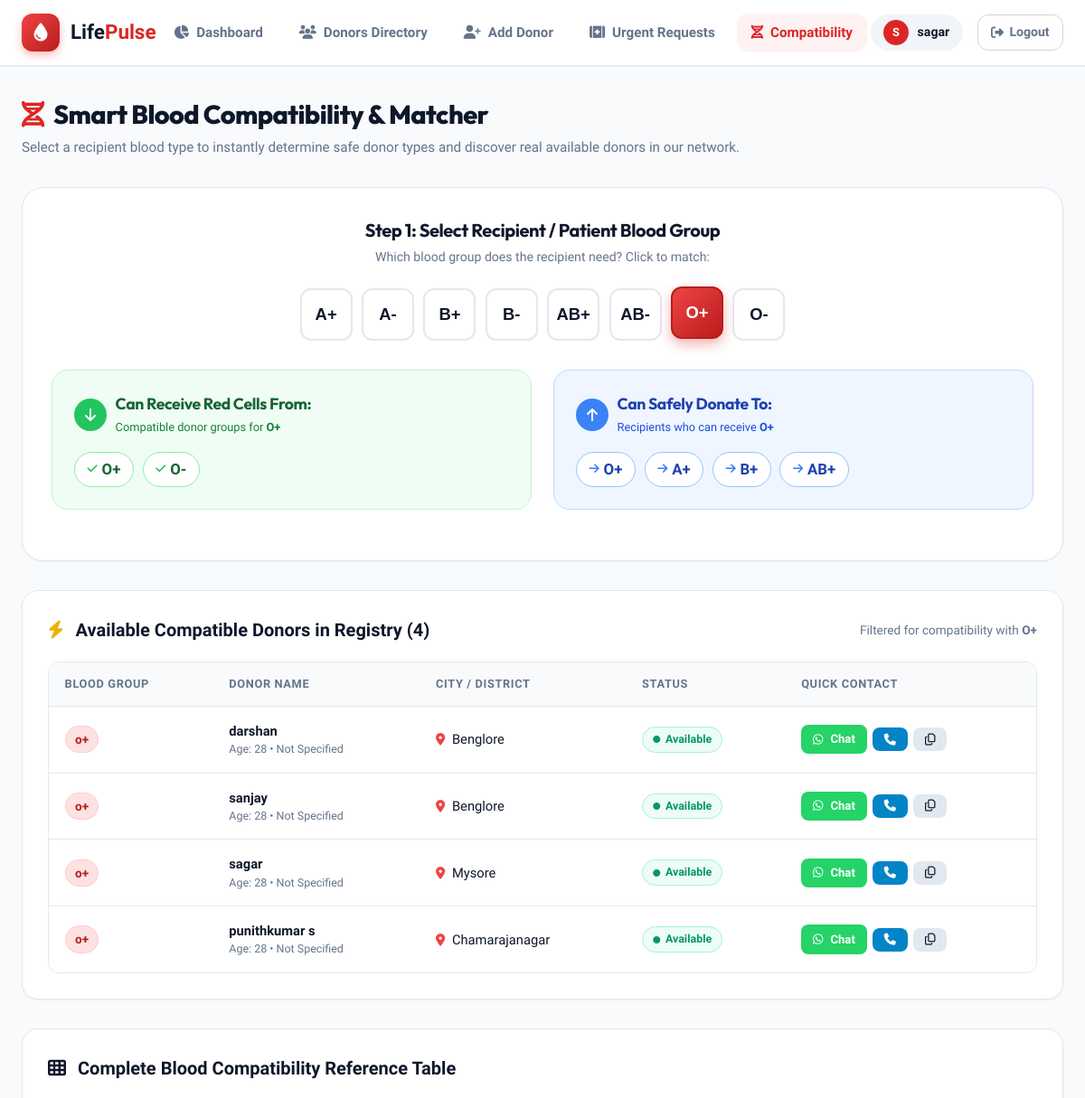
/compatibility (signed in, upper part), run on an earlier commit of the app's database.
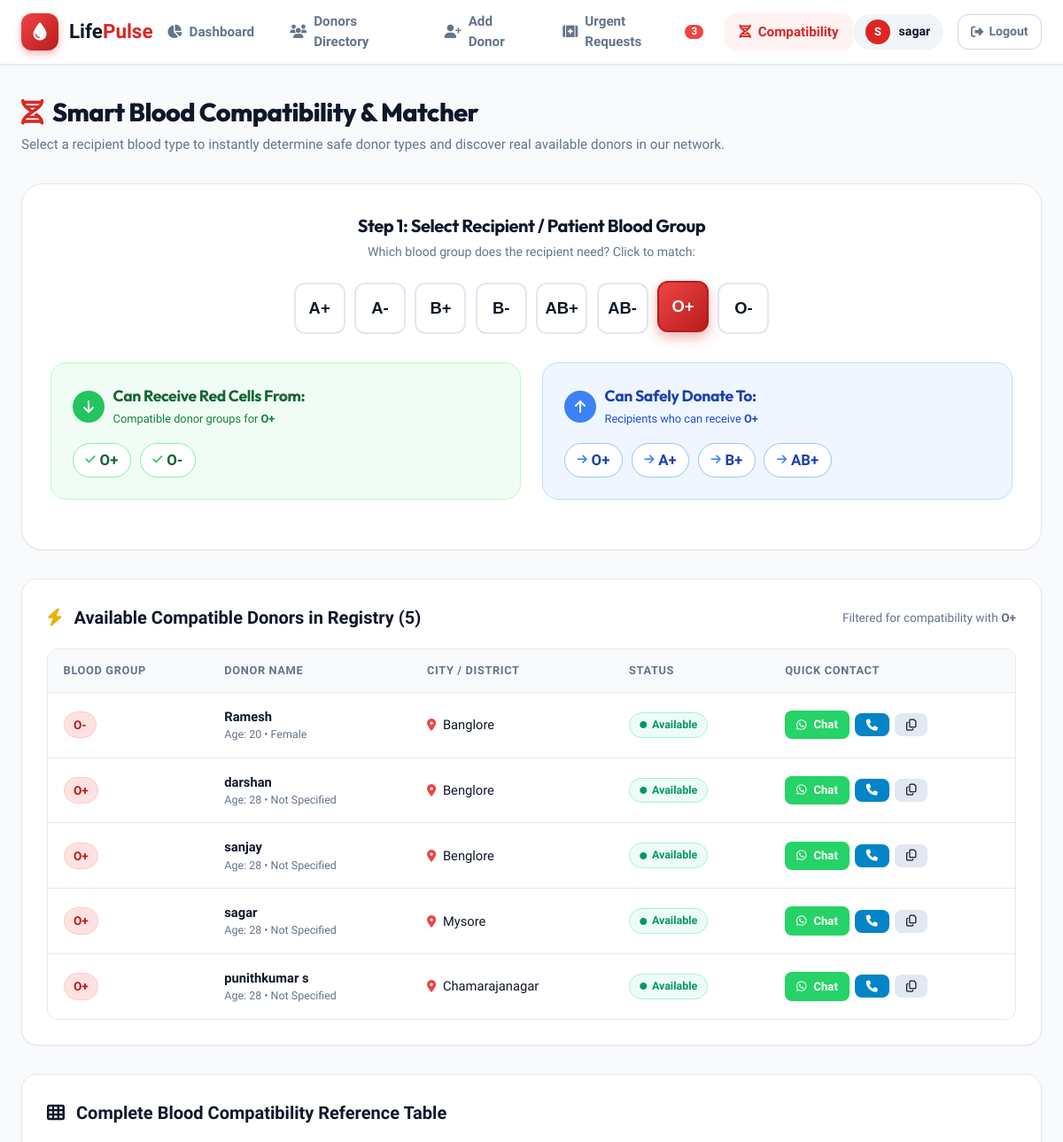
And on a later commit of the database.
### tables this page shows
CREATE TABLE donors(
        id INTEGER PRIMARY KEY,
        name TEXT NOT NULL,
        blood TEXT NOT NULL,
        phone TEXT NOT NULL,
        city TEXT NOT NULL
    , age INTEGER DEFAULT 28, gender TEXT DEFAULT 'Not Specified', status TEXT DEFAULT 'Available', last_donated TEXT DEFAULT '', total_donations INTEGER DEFAULT 1);

### app.py (the view)
@app.route("/compatibility")
def compatibility():
    if "user" not in session:
        return redirect("/login")
    selected_group = request.args.get("blood", "O+").strip().upper()
    if selected_group not in COMPATIBILITY_MATRIX:
        selected_group = "O+"
    comp_data = COMPATIBILITY_MATRIX[selected_group]
    compatible_donors_groups = comp_data["can_receive"]
    conn = get_db()
    c = conn.cursor()
    placeholders = ",".join(["?"] * len(compatible_donors_groups))
    query = f"""
    SELECT * FROM donors
    WHERE UPPER(blood) IN ({placeholders})
    ORDER BY CASE WHEN status='Available' THEN 1 ELSE 2 END, id DESC
    """
    c.execute(query, compatible_donors_groups)
    matching_donors = c.fetchall()
    conn.close()
    return render_template(
        "compatibility.html",
        selected_group=selected_group,
        comp_data=comp_data,
        matching_donors=matching_donors
    )

### app.py (called while the page is built)
def get_db():
    conn = sqlite3.connect(DATABASE)
    conn.row_factory = sqlite3.Row
    return conn

@app.context_processor
def inject_global_data():
    pending_count = 0
    if "user" in session:
        try:
            conn = get_db()
            c = conn.cursor()
            c.execute("SELECT COUNT(*) as cnt FROM blood_requests WHERE status='Pending'")
            row = c.fetchone()
            if row:
                pending_count = row["cnt"]
            conn.close()
        except:
            pass
    return dict(pending_requests_count=pending_count)

### templates/compatibility.html (shortened to what the changed rows need)
{% extends "base.html" %}
{% block content %}
<div style="margin-bottom: 2rem;">
    <h1 style="font-size: 1.8rem; font-weight: 800; color: var(--secondary); display: flex; align-items: center; gap: 0.65rem;">
        <i class="fa-solid fa-dna" style="color: var(--primary);"></i>
        Smart Blood Compatibility & Matcher
    </h1>
</div>
<div class="compatibility-box">
    <div style="text-align: center; max-width: 650px; margin: 0 auto;">
        <div class="type-selector">
            {% for b in ["A+", "A-", "B+", "B-", "AB+", "AB-", "O+", "O-"] %}
                <button type="button" class="type-btn {% if selected_group == b %}active{% endif %}" onclick="selectBloodGroup('{{ b }}')">
                    {{ b }}
                </button>
            {% endfor %}
        </div>
    </div>
    <div id="matchDisplay">
        <div class="match-results-grid">
            <div class="match-box match-box-receive">
                <div id="receivePills" style="display: flex; flex-wrap: wrap; gap: 0.6rem;">
                    {% for g in comp_data.can_receive %}
                        <span class="blood-pill" style="background: white; border: 1px solid #86efac; color: #166534; font-size: 1.05rem; padding: 0.35rem 0.85rem;">
                            <i class="fa-solid fa-check" style="font-size: 0.8rem; margin-right: 0.3rem; color: #22c55e;"></i> {{ g }}
                        </span>
                    {% endfor %}
                </div>
            </div>
            <div class="match-box match-box-donate">
                <div id="donatePills" style="display: flex; flex-wrap: wrap; gap: 0.6rem;">
                    {% for g in comp_data.can_donate %}
                        <span class="blood-pill" style="background: white; border: 1px solid #93c5fd; color: #1e40af; font-size: 1.05rem; padding: 0.35rem 0.85rem;">
                            <i class="fa-solid fa-arrow-right" style="font-size: 0.8rem; margin-right: 0.3rem; color: #3b82f6;"></i> {{ g }}
                        </span>
                    {% endfor %}
                </div>
            </div>
        </div>
    </div>
</div>
<div class="card" style="margin-top: 2rem;">
    <div class="card-title">
        <span>
            <i class="fa-solid fa-bolt" style="color: #eab308; margin-right: 0.5rem;"></i>
            Available Compatible Donors in Registry ({{ matching_donors|length }})
        </span>
        <span style="font-size: 0.85rem; font-weight: normal; color: var(--text-muted);">
            Filtered for compatibility with <strong>{{ selected_group }}</strong>
        </span>
    </div>
    {% if matching_donors and matching_donors|length > 0 %}
    <div class="table-responsive">
        <table class="custom-table">
            <thead>
                <tr>
                    <th>Blood Group</th>
                    <th>Donor Name</th>
                    <th>City / District</th>
                    <th>Status</th>
                    <th>Quick Contact</th>
                </tr>
            </thead>
            <tbody>
                {% for d in matching_donors %}
                <tr>
                    <td>
                        <span class="blood-pill">{{ d.blood }}</span>
                    </td>
                    <td>
                        <div style="font-weight: 700; color: var(--secondary);">{{ d.name }}</div>
                        <div style="font-size: 0.78rem; color: var(--text-muted);">
                            Age: {{ d.age if d.age else '25+' }} &bull; {{ d.gender if d.gender else 'Donor' }}
                        </div>
                    </td>
                    <td>
                        <i class="fa-solid fa-location-dot" style="color: #ef4444; font-size: 0.85rem; margin-right: 0.25rem;"></i>
                        <span style="font-weight: 500;">{{ d.city|title }}</span>
                    </td>
                    <td>
                        {% if d.status == 'Available' %}
                            <span class="status-badge status-available">
                                <i class="fa-solid fa-circle" style="font-size: 0.5rem;"></i> Available
                            </span>
                        {% elif d.status == 'Donated Recently' %}
                            <span class="status-badge status-recent">
                                <i class="fa-solid fa-clock" style="font-size: 0.65rem;"></i> Donated Recently
                            </span>
                        {% else %}
                            <span class="status-badge status-unavailable">
                                <i class="fa-solid fa-ban" style="font-size: 0.65rem;"></i> Unavailable
                            </span>
                        {% endif %}
                    </td>
                    <td>
                        <div style="display: flex; gap: 0.4rem; align-items: center;">
                            <a href="https://wa.me/91{{ d.phone|replace(' ', '')|replace('-', '') }}?text=Hello%20{{ d.name }}%2C%20we%20have%20an%20urgent%20match%20for%20{{ selected_group }}%20blood%20requirement%20in%20{{ d.city }}.%20Can%20you%20donate%3F"
                               target="_blank" class="btn btn-sm btn-whatsapp" title="WhatsApp Donor">
                                <i class="fa-brands fa-whatsapp"></i> Chat
                            </a>
                            <a href="tel:{{ d.phone }}" class="btn btn-sm btn-call" title="Call Donor">
                                <i class="fa-solid fa-phone"></i>
                            </a>
                            <button onclick="copyToClipboard('{{ d.phone }}', '{{ d.name }}\'s phone')" class="btn btn-sm btn-secondary" title="Copy Number">
                                <i class="fa-regular fa-copy"></i>
                            </button>
                        </div>
                    </td>
                </tr>
                {% endfor %}
            </tbody>
        </table>
    </div>
    {% endif %}
</div>
{% endblock %}

### templates/base.html (shortened to what this page needs)
<!DOCTYPE html>
<html lang="en">
<head>
    <link rel="stylesheet" href="https://cdnjs.cloudflare.com/ajax/libs/font-awesome/6.5.1/css/all.min.css">
    <link rel="stylesheet" href="{{ url_for('static', filename='style.css') }}">
</head>
<body>
    <nav class="navbar">
        <div class="nav-container">
            <a href="/" class="brand-logo">
                <div class="brand-icon">
                    <i class="fa-solid fa-droplet"></i>
                </div>
                <span>Life<span style="color: var(--primary);">Pulse</span></span>
            </a>
            <ul class="nav-links" id="navLinks">
                <li class="nav-item">
                    <a href="/" class="{% if request.path == '/' %}active{% endif %}">
                        <i class="fa-solid fa-chart-pie"></i> Dashboard
                    </a>
                </li>
                <li class="nav-item">
                    <a href="/donors" class="{% if request.path == '/donors' or request.path == '/view' %}active{% endif %}">
                        <i class="fa-solid fa-users"></i> Donors Directory
                    </a>
                </li>
                <li class="nav-item">
                    <a href="/add_donor" class="{% if request.path == '/add_donor' %}active{% endif %}">
                        <i class="fa-solid fa-user-plus"></i> Add Donor
                    </a>
                </li>
                <li class="nav-item">
                    <a href="/requests" class="{% if request.path == '/requests' %}active{% endif %}">
                        <i class="fa-solid fa-kit-medical"></i> Urgent Requests
                        {% if pending_requests_count is defined and pending_requests_count > 0 %}
                            <span class="nav-badge">{{ pending_requests_count }}</span>
                        {% endif %}
                    </a>
                </li>
                <li class="nav-item">
                    <a href="/compatibility" class="{% if request.path == '/compatibility' %}active{% endif %}">
                        <i class="fa-solid fa-dna"></i> Compatibility
                    </a>
                </li>
            </ul>
            <div class="nav-user">
                {% if session.get('user') %}
                    <div class="user-pill" title="Logged in user">
                        <div class="user-avatar">
                            {{ session.get('user', 'U')[0]|upper }}
                        </div>
                        <span>{{ session.get('user') }}</span>
                    </div>
                    <a href="/logout" class="btn-logout" title="Sign Out">
                        <i class="fa-solid fa-right-from-bracket"></i>
                        <span>Logout</span>
                    </a>
                {% else %}
                    <a href="/login" class="btn btn-primary btn-sm">Login</a>
                {% endif %}
            </div>
        </div>
    </nav>
    <main class="main-wrapper">
        {% block content %}{% endblock %}
    </main>
</body>
</html>

What changed in the data, as far as the page shows it:
changed donors "sagar": blood "o+" → "O+"
added donors: blood "O-", name "Ramesh", age "20", gender "Female", city "Banglore", status "Available" (drawn)
changed donors "darshan": blood "o+" → "O+"
changed donors "sanjay": blood "o+" → "O+"
changed donors "punithkumar s": blood "o+" → "O+"
Also different on the page:
{{ pending_requests_count }}: (not shown) → "3"
{{ matching_donors|length }}: "4" → "5"
